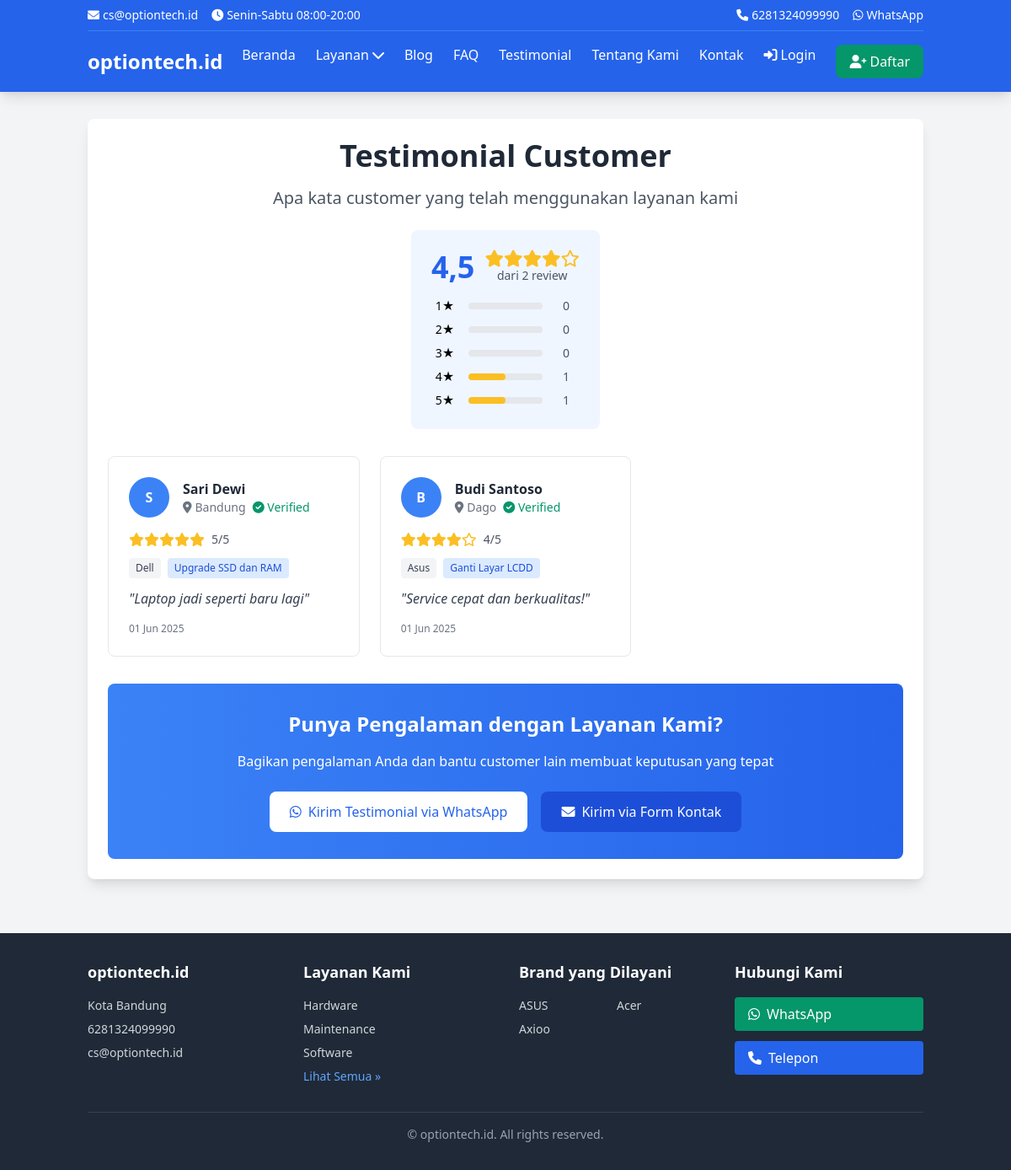
The page /testimonial/ on the database as committed earlier.
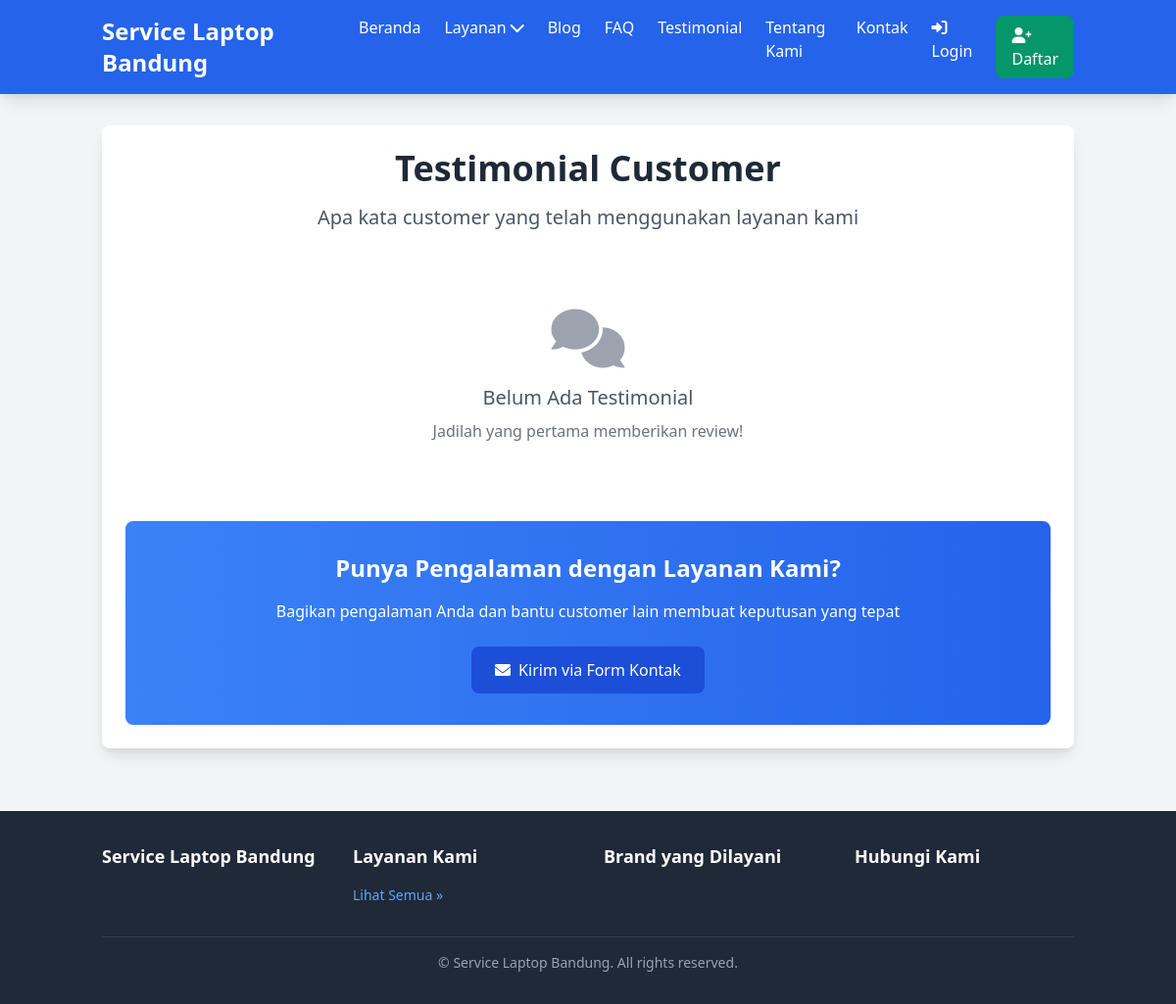
The same page on the database as committed later.
### core/models.py (models this page shows, shortened)
class TimeStampedModel(models.Model):
    created_at = models.DateTimeField(auto_now_add=True)  # Otomatis diisi saat create
    updated_at = models.DateTimeField(auto_now=True)  # Otomatis diisi saat update
    class Meta:
        abstract = True  # Model ini tidak akan jadi tabel, hanya template

class BusinessInfo(TimeStampedModel):
    business_name = models.CharField(max_length=255)  # Nama bisnis
    address = models.TextField()  # Alamat (text panjang)
    phone = models.CharField(max_length=20)  # Nomor telepon
    email = models.EmailField()  # Email (validasi otomatis)
    whatsapp = models.CharField(max_length=20)  # WhatsApp
    class Meta:
        verbose_name = "Business Information"  # Nama di admin
        verbose_name_plural = "Business Information"  # Nama plural di admin

class LaptopBrand(TimeStampedModel):
    name = models.CharField(max_length=100)  # Nama brand
    slug = models.SlugField(unique=True)  # URL-friendly name
    logo = models.ImageField(  # Upload gambar logo
        upload_to='brands/',  # Folder penyimpanan
        blank=True,  # Boleh kosong
        null=True  # Boleh NULL di database
    )
    is_supported = models.BooleanField(default=True)  # Apakah masih didukung
    class Meta:
        ordering = ['name']  # Urutan default A-Z

### content/models.py (models this page shows, shortened)
class Testimonial(TimeStampedModel):
    customer_name = models.CharField(max_length=100)
    customer_photo = models.ImageField(
        upload_to='testimonials/',
        blank=True,
        null=True
    )
    laptop_brand = models.CharField(max_length=100, blank=True)
    service_type = models.CharField(max_length=100, blank=True)
    rating = models.IntegerField(
        choices=[(i, i) for i in range(1, 6)],  # 1-5 stars
        help_text="Rating 1-5 bintang"
    )
    review_text = models.TextField()
    is_verified = models.BooleanField(
        default=False,
        help_text="Review sudah diverifikasi?"
    )
    is_featured = models.BooleanField(
        default=False,
        help_text="Tampilkan di homepage?"
    )
    customer_location = models.CharField(
        max_length=100,
        blank=True,
        help_text="Contoh: Bandung, Dago"
    )
    class Meta:
        ordering = ['-created_at']
        verbose_name = "Testimonial"
        verbose_name_plural = "Testimonials"
    def get_star_range(self):
        return range(self.rating)
    def get_empty_star_range(self):
        return range(5 - self.rating)

### services/models.py (models this page shows, shortened)
class ServiceCategory(TimeStampedModel):
    name = models.CharField(max_length=100)
    slug = models.SlugField(unique=True, blank=True)
    description = models.TextField(blank=True)
    icon = models.CharField(max_length=255, blank=True)
    order = models.IntegerField(default=0, help_text="Urutan tampil")
    class Meta:
        ordering = ['order', 'name']
        verbose_name = "Service Category"
        verbose_name_plural = "Service Categories"

### content/views.py (the view)
# urls.py: path('testimonial/', views.testimonials_view, name='testimonials'),
def testimonials_view(request):
    testimonials = Testimonial.objects.filter(is_verified=True)
    total_reviews = testimonials.count()
    if total_reviews > 0:
        avg_rating = sum([t.rating for t in testimonials]) / total_reviews
        rating_distribution = {}
        for i in range(1, 6):
            count = testimonials.filter(rating=i).count()
            percentage = (count * 100 // total_reviews) if total_reviews > 0 else 0
            rating_distribution[i] = {
                'count': count,
                'percentage': percentage
            }
    else:
        avg_rating = 0
        rating_distribution = {}
    context = {
        'testimonials': testimonials,
        'total_reviews': total_reviews,
        'avg_rating': round(avg_rating, 1),
        'rating_distribution': rating_distribution,
        'page_title': 'Testimonial Customer - Service Laptop Bandung',
        'meta_description': f'Baca {total_reviews}+ review dari customer yang puas dengan layanan service laptop kami di Bandung. Rating rata-rata {round(avg_rating, 1)}/5 bintang.'
    }
    return render(request, 'content/testimonials.html', context)

### core/context_processors.py (called while the page is built)
def business_info(request):
    try:
        business = BusinessInfo.objects.first()
        return {'business_info': business}
    except BusinessInfo.DoesNotExist:
        return {'business_info': None}

def navigation_data(request):
    return {
        'nav_service_categories': ServiceCategory.objects.all()[:5],
        'nav_brands': LaptopBrand.objects.filter(is_supported=True)[:8]
    }

### templates/content/testimonials.html (shortened to what the changed rows need)
{% extends 'base.html' %}
{% load static %}
{% block content %}
<div class="bg-white rounded-lg shadow-lg p-6 mb-8">
    <div class="text-center mb-8">
        <h1 class="text-4xl font-bold text-gray-800 mb-4">Testimonial Customer</h1>
        {% if total_reviews > 0 %}
        <div class="flex items-center justify-center mt-6">
            <div class="bg-blue-50 rounded-lg p-6">
                <div class="flex items-center justify-center mb-2">
                    <span class="text-4xl font-bold text-blue-600">{{ avg_rating }}</span>
                    <div class="ml-3">
                        <div class="flex text-yellow-400 text-xl">
                            {% for i in "12345"|make_list %}
                                {% if i|add:0 <= avg_rating %}
                                    <i class="fas fa-star"></i>
                                {% else %}
                                    <i class="far fa-star"></i>
                                {% endif %}
                            {% endfor %}
                        </div>
                        <p class="text-gray-600 text-sm">dari {{ total_reviews }} review</p>
                    </div>
                </div>
                <div class="space-y-2 mt-4">
                    {% for rating, data in rating_distribution.items %}
                    <div class="flex items-center text-sm">
                        <span class="w-8">{{ rating }}★</span>
                        <div class="flex-1 mx-3 bg-gray-200 rounded-full h-2">
                            <div class="bg-yellow-400 h-2 rounded-full"
                                 style="width: {{ data.percentage }}%"></div>
                        </div>
                        <span class="w-8 text-gray-600">{{ data.count }}</span>
                    </div>
                    {% endfor %}
                </div>
            </div>
        </div>
        {% endif %}
    </div>
    {% if testimonials %}
    <div class="grid md:grid-cols-2 lg:grid-cols-3 gap-6">
        {% for testimonial in testimonials %}
        <div class="bg-white border border-gray-200 rounded-lg p-6 hover:shadow-lg transition-shadow duration-300">
            <div class="flex items-center mb-4">
                {% if testimonial.customer_photo %}
                <img src="{{ testimonial.customer_photo.url }}"
                     alt="{{ testimonial.customer_name }}"
                     class="w-12 h-12 rounded-full object-cover mr-4">
                {% else %}
                <div class="w-12 h-12 rounded-full bg-blue-500 flex items-center justify-center text-white font-semibold mr-4">
                    {{ testimonial.customer_name|first|upper }}
                </div>
                {% endif %}
                <div>
                    <h3 class="font-semibold text-gray-800">{{ testimonial.customer_name }}</h3>
                    <div class="flex items-center text-sm text-gray-500">
                        {% if testimonial.customer_location %}
                        <i class="fas fa-map-marker-alt mr-1"></i>
                        <span>{{ testimonial.customer_location }}</span>
                        {% endif %}
                        {% if testimonial.is_verified %}
                        <span class="ml-2 text-green-600">
                            <i class="fas fa-check-circle"></i> Verified
                        </span>
                        {% endif %}
                    </div>
                </div>
            </div>
            <div class="flex items-center mb-3">
                <div class="flex text-yellow-400">
                    {% for i in testimonial.get_star_range %}
                    <i class="fas fa-star"></i>
                    {% endfor %}
                    {% for i in testimonial.get_empty_star_range %}
                    <i class="far fa-star"></i>
                    {% endfor %}
                </div>
                <span class="ml-2 text-sm text-gray-600">{{ testimonial.rating }}/5</span>
            </div>
            {% if testimonial.laptop_brand or testimonial.service_type %}
            <div class="flex flex-wrap gap-2 mb-3">
                {% if testimonial.laptop_brand %}
                <span class="inline-block bg-gray-100 text-gray-700 text-xs px-2 py-1 rounded">
                    {{ testimonial.laptop_brand }}
                </span>
                {% endif %}
                {% if testimonial.service_type %}
                <span class="inline-block bg-blue-100 text-blue-700 text-xs px-2 py-1 rounded">
                    {{ testimonial.service_type }}
                </span>
                {% endif %}
            </div>
            {% endif %}
            <blockquote class="text-gray-700 italic">
                "{{ testimonial.review_text }}"
            </blockquote>
            <div class="text-xs text-gray-500 mt-4">
                {{ testimonial.created_at|date:"d M Y" }}
            </div>
        </div>
        {% endfor %}
    </div>
    {% else %}
    <div class="text-center py-12">
        <i class="fas fa-comments text-gray-400 text-6xl mb-4"></i>
        <h3 class="text-xl text-gray-600 mb-2">Belum Ada Testimonial</h3>
        <p class="text-gray-500">Jadilah yang pertama memberikan review!</p>
    </div>
    {% endif %}
    <div class="bg-gradient-to-r from-blue-500 to-blue-600 rounded-lg p-8 text-white text-center mt-8">
        <h2 class="text-2xl font-bold mb-4">Punya Pengalaman dengan Layanan Kami?</h2>
        <div class="flex flex-col sm:flex-row gap-4 justify-center">
            {% if business_info %}
            <a href="https://wa.me/{{ business_info.whatsapp }}?text=Halo, saya ingin memberikan testimonial untuk layanan service laptop"
               target="_blank"
               class="inline-flex items-center justify-center px-6 py-3 bg-white text-blue-600 rounded-lg hover:bg-gray-100 transition-colors font-medium">
                <i class="fab fa-whatsapp mr-2"></i>
                Kirim Testimonial via WhatsApp
            </a>
            {% endif %}
            <a href="{% url 'content:contact' %}"
               class="inline-flex items-center justify-center px-6 py-3 bg-blue-700 text-white rounded-lg hover:bg-blue-800 transition-colors font-medium">
                <i class="fas fa-envelope mr-2"></i>
                Kirim via Form Kontak
            </a>
        </div>
    </div>
</div>
{% endblock %}

### templates/base.html (shortened to what the changed rows need)
<!DOCTYPE html>
<html lang="id">
<head>
    {% block og_image %}{% load static %}{{ request.scheme }}://{{ request.get_host }}{% static 'img/logo-og.jpg' %}{% endblock %}">
    {% load schema_tags %}
    {% load static %}
    <link href="https://cdn.jsdelivr.net/npm/tailwindcss@2.2.19/dist/tailwind.min.css" rel="stylesheet">
    <link rel="stylesheet" href="https://cdnjs.cloudflare.com/ajax/libs/font-awesome/6.0.0/css/all.min.css">
</head>
<body class="bg-gray-100 min-h-screen flex flex-col">
<header class="bg-blue-600 text-white shadow-lg">
    <div class="container mx-auto px-4">
        {% if business_info %}
            <div class="hidden md:flex justify-between items-center py-2 text-sm border-b border-blue-500">
                <div class="flex space-x-4">
                    <span><i class="fas fa-envelope mr-1"></i>{{ business_info.email }}</span>
                    <span><i class="fas fa-clock mr-1"></i>Senin-Sabtu 08:00-20:00</span>
                </div>
                <div class="flex space-x-4">
                    <a href="tel:{{ business_info.phone }}" class="hover:text-blue-200">
                        <i class="fas fa-phone mr-1"></i>{{ business_info.phone }}
                    </a>
                    <a href="https://wa.me/{{ business_info.whatsapp }}" target="_blank" class="hover:text-blue-200">
                        <i class="fab fa-whatsapp mr-1"></i>WhatsApp
                    </a>
                </div>
            </div>
        {% endif %}
        <nav class="py-4">
            <div class="flex justify-between items-center">
                <div class="flex items-center">
                    <a href="{% url 'home' %}" class="text-2xl font-bold">
                        {% if business_info %}
                            {{ business_info.business_name }}
                        {% else %}
                            Service Laptop Bandung
                        {% endif %}
                    </a>
                </div>
            </div>
        </nav>
    </div>
</header>
<main class="flex-grow container mx-auto px-4 py-8">
    {% block content %}
    {% endblock %}
</main>
<footer class="bg-gray-800 text-white mt-auto">
    <div class="container mx-auto px-4 py-8">
        <div class="grid md:grid-cols-4 gap-8">
            <div>
                <h3 class="text-lg font-semibold mb-4">
                    {% if business_info %}{{ business_info.business_name }}{% else %}Service Laptop Bandung{% endif %}
                </h3>
                {% if business_info %}
                    <p class="text-gray-300 text-sm mb-2">{{ business_info.address }}</p>
                    <p class="text-gray-300 text-sm mb-2">{{ business_info.phone }}</p>
                    <p class="text-gray-300 text-sm">{{ business_info.email }}</p>
                {% endif %}
            </div>
            <div>
                <ul class="space-y-2 text-sm">
                    {% for category in nav_service_categories %}
                        <li>
                            <a href="{% url 'services:category' category.slug %}"
                               class="text-gray-300 hover:text-white">
                                {{ category.name }}
                            </a>
                        </li>
                    {% endfor %}
                </ul>
            </div>
            <div>
                <div class="grid grid-cols-2 gap-2 text-sm">
                    {% for brand in nav_brands %}
                        <span class="text-gray-300">{{ brand.name }}</span>
                    {% endfor %}
                </div>
            </div>
            <div>
                {% if business_info %}
                    <div class="space-y-3">
                        <a href="https://wa.me/{{ business_info.whatsapp }}"
                           target="_blank"
                           class="flex items-center bg-green-600 text-white px-4 py-2 rounded hover:bg-green-700 transition-colors">
                            <i class="fab fa-whatsapp mr-2"></i>
                            WhatsApp
                        </a>
                        <a href="tel:{{ business_info.phone }}"
                           class="flex items-center bg-blue-600 text-white px-4 py-2 rounded hover:bg-blue-700 transition-colors">
                            <i class="fas fa-phone mr-2"></i>
                            Telepon
                        </a>
                    </div>
                {% endif %}
            </div>
        </div>
        <div class="border-t border-gray-700 mt-8 pt-4 text-center text-gray-400 text-sm">
            <p>&copy; {{ "now"|date:"Y" }}
                {% if business_info %}{{ business_info.business_name }}{% else %}Service Laptop Bandung{% endif %}. All
                rights reserved.</p>
        </div>
    </div>
</footer>
</body>
</html>

Rows that differ between the two databases and show on the page:
removed BusinessInfo: email "cs@optiontech.id", phone "6281324099990", business_name "optiontech.id", address "Kota Bandung"
removed Testimonial: customer_name|first "S", customer_name "Sari Dewi", customer_location "Bandung", is_verified True (drawn), rating "5", laptop_brand "Dell", service_type "Upgrade SSD dan RAM", review_text "Laptop jadi seperti baru lagi", created_at "01 Jun 2025"
removed Testimonial: customer_name|first "B", customer_name "Budi Santoso", customer_location "Dago", is_verified True (drawn), rating "4", laptop_brand "Asus", service_type "Ganti Layar LCDD", review_text "Service cepat dan berkualitas!", created_at "01 Jun 2025"
removed ServiceCategory: name "Hardware"
removed ServiceCategory: name "Maintenance"
removed ServiceCategory: name "Software"
removed LaptopBrand: name "ASUS"
removed LaptopBrand: name "Acer"
removed LaptopBrand: name "Axioo"
Other text that changed with them:
{{ avg_rating }}: "4,5" → (not shown)
{{ total_reviews }}: "2" → (not shown)
text no longer shown: "Senin-Sabtu 08:00-20:00 WhatsApp dari review Kirim Testimonial via WhatsApp WhatsApp Telepon"
text now shown: "Service Laptop Bandung Belum Ada Testimonial Jadilah yang pertama memberikan review! Service Laptop Bandung Service Laptop Bandung"
list line gone: "1 0"
list line gone: "2 0"
list line gone: "3 0"
list line gone: "4 1"
list line gone: "5 1"
